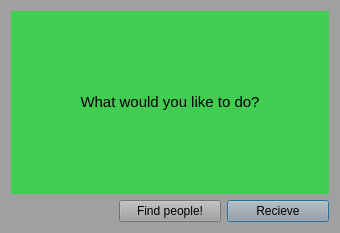
<?xml version="1.0" encoding="UTF-8"?>
<ui version="4.0">
 <class>ChatRole</class>
 <widget class="QDialog" name="ChatRole">
  <property name="geometry">
   <rect>
    <x>0</x>
    <y>0</y>
    <width>340</width>
    <height>233</height>
   </rect>
  </property>
  <property name="windowTitle">
   <string>ChatRole</string>
  </property>
  <property name="styleSheet">
   <string notr="true">background-color: rgb(160, 160, 160);						</string>
  </property>
  <layout class="QGridLayout" name="gridLayout">
   <item row="2" column="2">
    <widget class="QPushButton" name="server">
     <property name="text">
      <string>Recieve</string>
     </property>
    </widget>
   </item>
   <item row="1" column="0" colspan="3">
    <widget class="QLabel" name="label">
     <property name="styleSheet">
      <string notr="true">background-color: rgb(65, 204, 82);</string>
     </property>
     <property name="text">
      <string>&lt;html&gt;&lt;head/&gt;&lt;body&gt;&lt;p align=&quot;center&quot;&gt;&lt;span style=&quot; font-size:11pt;&quot;&gt;What would you like to do?&lt;/span&gt;&lt;/p&gt;&lt;/body&gt;&lt;/html&gt;</string>
     </property>
    </widget>
   </item>
   <item row="2" column="1">
    <widget class="QPushButton" name="client">
     <property name="text">
      <string>Find people!</string>
     </property>
    </widget>
   </item>
  </layout>
 </widget>
 <resources/>
 <connections/>
</ui>
